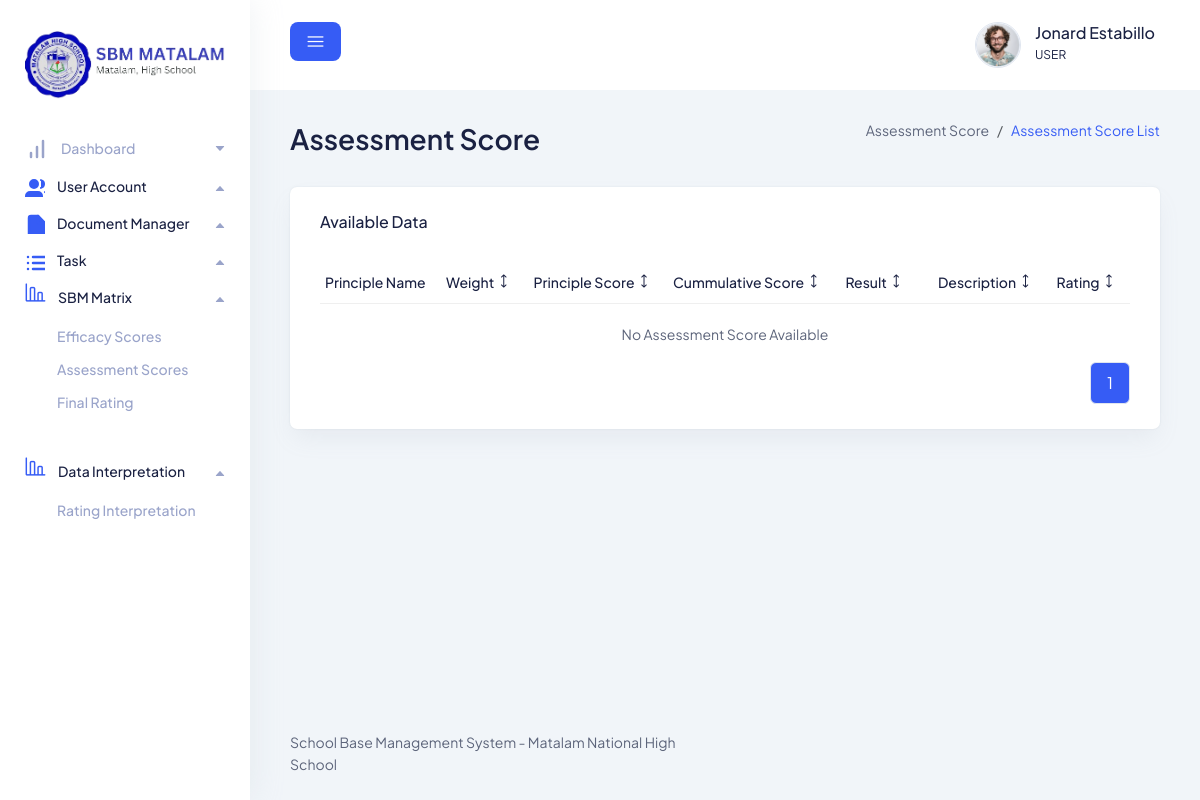
Screenshot of /analyzer/assessment-score/list (signed in) with the database file from the repository.
### authentication/models.py (models this page shows, shortened)
class User(AbstractUser):
    class Role(models.TextChoices):
        ADMIN_USER = "ADMIN",'ADMIN'
        CHAIRPERSON = "CHAIRPERSON",'CHAIRPERSON'
        MEMBER = "MEMBER",'MEMBER'
        KPI = "KPI TEAM",'KPI TEAM'
        SBM_COORDINATOR = "SBM COORDINATOR",'SBM COORDINATOR'
    BASE_ROLE = Role.ADMIN_USER
    user_gender  = models.CharField(choices=(('1','Male'),('2','Female')),max_length=255,null=True,default="",blank=True)
    user_mobile  = models.CharField(max_length=150,help_text="Enter your mobile number",null=True,blank=True)
    user_profile = models.FileField(upload_to="profile/",null=True,blank=True,default="profile/default.jpg")
    user_role    = models.CharField(choices=Role.choices,max_length=30,default=BASE_ROLE)
    middle_name  = models.CharField(max_length=50,null=True,blank=True)
    class Meta:
        verbose_name = "User"
        verbose_name_plural = "Users"

### app/views.py (the view)
# urls.py: path('analyzer/assessment-score/list',assessment_score_list,name="assessment_score_list"),
def assessment_score_list(request):
    context = {}
    assessment_instances = AssessmentScoreInterpretation.objects.all()
    paginator = Paginator(assessment_instances,6)
    page = request.GET.get('page')
    objects = paginator.get_page(page)
    context['assessment_score_path'] = get_path(request)
    context['assessment_list'] = objects
    return render(request,"assessment_score.html",context)

### app/views.py (called while the page is built)
@login_required(login_url=reverse_lazy('auth_login'))
def get_path(request):
    return request.path

### app/templates/assessment_score.html (shortened to what this page needs)
{% extends 'base.html' %}
{% load static %}
{% block page_header_name %}
Assessment Score
{% endblock %}
{% block page_nav %}
<ol class="breadcrumb">
  <li class="breadcrumb-item">
    <a href="#0">Assessment Score</a>
  </li>
  <li class="breadcrumb-item active" aria-current="page">
    Assessment Score List
  </li>
</ol>
{% endblock %}
{% block content %}
<div class="row">
    <div class="col-lg-12">
      <div class="card-style mb-30">
        <div class="title d-flex flex-wrap align-items-center justify-content-between">
          <div class="left">
            <h6 class="text-medium mb-30">Available Data</h6>
          </div>
        </div>
        <div class="table-responsive">
          <table class="table top-selling-table">
            <thead>
              <tr>
                <th>
                  <h6 class="text-sm text-medium">Principle Name</h6>
                </th>
                <th class="min-width">
                  <h6 class="text-sm text-medium">
                    Weight <i class="lni lni-arrows-vertical"></i>
                  </h6>
                </th>
                <th class="min-width">
                  <h6 class="text-sm text-medium">
                    Principle Score <i class="lni lni-arrows-vertical"></i>
                  </h6>
                </th>
                <th class="min-width">
                  <h6 class="text-sm text-medium">
                    Cummulative Score <i class="lni lni-arrows-vertical"></i>
                  </h6>
                </th>
                <th class="min-width">
                  <h6 class="text-sm text-medium">
                    Result <i class="lni lni-arrows-vertical"></i>
                  </h6>
                </th>
                <th class="min-width text-center">
                  <h6 class="text-sm text-medium">
                    Description <i class="lni lni-arrows-vertical"></i>
                  </h6>
                </th>
                <th class="min-width text-center">
                  <h6 class="text-sm text-medium">
                    Rating <i class="lni lni-arrows-vertical"></i>
                  </h6>
                </th>
              </tr>
            </thead>
            <tbody>
              {% if assessment_list %}
              {% for assessment in assessment_list %}
              <tr>
                <td>
                  <p class="text-sm">
                    {{ assessment.leadership.principle }}
                  </p>
                </td>
                <td>
                  <p class="text-sm">
                    {{ assessment.leadership.weight }}
                  </p>
                </td>
                <td>
                  <p class="text-sm">
                    {{ assessment.leadership.principle_score }}
                  </p>
                </td>
                <td>
                  <p class="text-sm">
                    {{ assessment.leadership.cumulative_score }}
                  </p>
                </td>
                <td>
                  <p class="text-sm">
                    {{ assessment.leadership.result }}
                  </p>
                </td>
                <td rowspan="4"  style="border-left: 1px solid #eeee;">
                  <div class="d-flex justify-content-center align-items-center">
                    <span class="status-btn success-btn">
                      {{ assessment.description }}
                    </span>
                  </div>
                </td>
                <td rowspan="4"  style="border-right: 1px solid #eeee; border-left: 1px solid #eeee;">
                  <div class="d-flex justify-content-center align-items-center">
                    <span class="status-btn success-btn">
                      {{ assessment.rating }} %
                    </span>
                  </div>
                </td>
              </tr>
              <tr>
                <td>
                  <p class="text-sm">
                    {{ assessment.curriculum.principle }}
                  </p>
                </td>
                <td>
                  <p class="text-sm">
                    {{ assessment.curriculum.weight }}
                  </p>
                </td>
                <td>
                  <p class="text-sm">
                    {{ assessment.curriculum.principle_score }}
                  </p>
                </td>
                <td>
                  <p class="text-sm">
                    {{ assessment.curriculum.cumulative_score }}
                  </p>
                </td>
                <td>
                  <p class="text-sm">
                    {{ assessment.curriculum.result }}
                  </p>
                </td>
              </tr>
              <tr>
                <td>
                  <p class="text-sm">
                    {{ assessment.accountability.principle }}
                  </p>
                </td>
                <td>
                  <p class="text-sm">
                    {{ assessment.accountability.weight }}
                  </p>
                </td>
                <td>
                  <p class="text-sm">
                    {{ assessment.accountability.principle_score }}
                  </p>
                </td>
                <td>
                  <p class="text-sm">
                    {{ assessment.accountability.cumulative_score }}
                  </p>
                </td>
                <td>
                  <p class="text-sm">
                    {{ assessment.accountability.result }}
                  </p>
                </td>
              </tr>
              <tr>
                <td>
                  <p class="text-sm">
                    {{ assessment.management.principle }}
                  </p>
                </td>
                <td>
                  <p class="text-sm">
                    {{ assessment.management.weight }}
                  </p>
                </td>
                <td>
                  <p class="text-sm">
                    {{ assessment.management.principle_score }}
                  </p>
                </td>
                <td>
                  <p class="text-sm">
                    {{ assessment.management.cumulative_score }}
                  </p>
                </td>
                <td>
                  <p class="text-sm">
                    {{ assessment.management.result }}
                  </p>
                </td>
              </tr>
              {% endfor %}
              {% else %}
              <tr>
                <td colspan="7">
                  <p class="text-sm text-center">No Assessment Score Available</p>
                </td>
              </tr>
              {% endif %}
            </tbody>
          </table>
        </div>
        <div class="d-flex flex-wrap justify-content-between align-items-center">
          <div class="right">
            <nav>
              <ul class="base-pagination pagination">
                  {% for page_num in assessment_list.paginator.page_range %}
                      <li class="page-item {% if assessment_list.number == page_num %}active_state{% endif %}">
                          <a class="page-link" href="?page={{ page_num }}">{{ page_num }}</a>
                      </li>
                  {% endfor %}
              </ul>
          </nav>
          </div>
        </div>
      </div>
    </div>
  </div>
{% endblock %}

### app/templates/includes/header.html (shortened to what this page needs)
{% load static %}
<header class="header">
    <div class="container-fluid">
      <div class="row">
        <div class="col-lg-5 col-md-5 col-6">
          <div class="header-left d-flex align-items-center">
            <div class="menu-toggle-btn mr-15">
              <button id="menu-toggle" class="main-btn primary-btn btn-sm square-btn btn-hover">
                <i class="lni lni-menu"></i>
              </button>
            </div>
          </div>
        </div>
        <div class="col-lg-7 col-md-7 col-6">
          <div class="header-right">
            <div class="profile-box ml-15">
              <button class="dropdown-toggle bg-transparent border-0" type="button" id="profile"
                data-bs-toggle="dropdown" aria-expanded="false">
                <div class="profile-info">
                  <div class="info">
                    <div class="image">
                      <img src="{{ request.user.user_profile.url }}" alt="{{ request.user.username }}" />
                    </div>
                    <div>
                      <h6 class="fw-500">{{ request.user.first_name }} {{ request.user.last_name }}</h6>
                      <p>{{ request.user.user_role }}</p>
                    </div>
                  </div>
                </div>
              </button>
            </div>
          </div>
        </div>
      </div>
    </div>
  </header>

### static/assets/css/fullcalendar.css (style rules this page uses)
:root { --fc-daygrid-event-dot-width:8px;--fc-list-event-dot-width:10px;--fc-list-event-hover-bg-color:#f5f5f5 }

### app/templates/base.html (style rules this page uses)
.active_state > a { background-color: #365cf5 !important; color: #FFFF !important; }

### rows the page displays
User: user.user_profile (picture), user.first_name "Jonard", user.last_name "Estabillo", user.user_role "USER"

### other values shown
{{ page_num }} "1"
